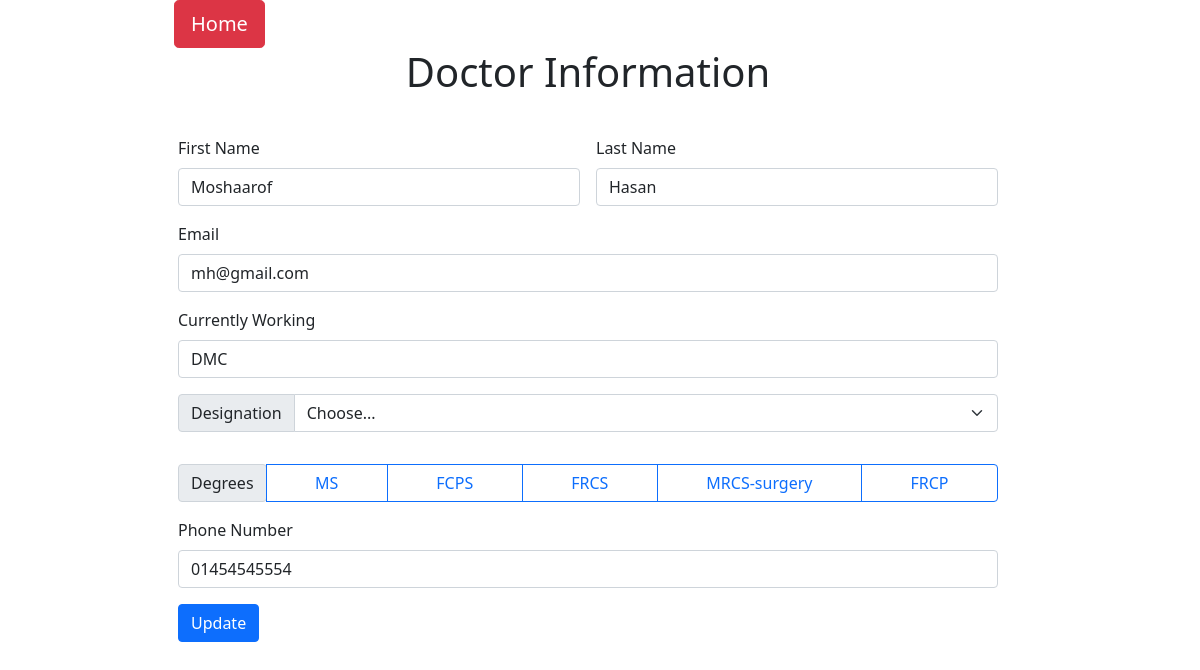
/common/update_doc_info.php?role=update&email=mh@gmail.com&id=2 (signed in), run on the app's committed database.
### tables this page shows
CREATE TABLE `doctor` (
  `id` int(11) NOT NULL,
  `email` varchar(30) NOT NULL,
  `first_name` text NOT NULL,
  `last_name` text NOT NULL,
  `currently_working` text NOT NULL,
  `designation` text NOT NULL,
  `degrees` text NOT NULL,
  `phone_no` text NOT NULL,
  `password` varchar(99) NOT NULL DEFAULT '123456789',
  `creation_date` datetime NOT NULL DEFAULT current_timestamp()
);

### common/update_doc_info.php (the view, shortened to what this page needs)
<!DOCTYPE html>
<html lang="en">
<head>
  <link rel="stylesheet" href="../assets/css/bootstrap.css">
  <link rel="stylesheet" href="../assets/css/style.css">
</head>
<body>
  <?php
  include "../require/dbconnect.php";
  if ($_SERVER["REQUEST_METHOD"] == "GET") {
    $email = $_GET['email'];
  }
  $sql = "SELECT * FROM `doctor` WHERE `email`='$email'";
  $result = mysqli_query($conn, $sql);
  if (strlen($_SESSION['email']) > 0) {
    if ($result->num_rows > 0) {
      while ($row = $result->fetch_assoc()) {
        echo '<div class="container-fluid w-75 ms-auto me-auto">
    <div class="container">
    <div class="row">
    <div class="col-lg-1 text-center">
    <a href="javascript:history.go(-1)" class="btn btn-lg btn-danger">Home</a>
    </div>
      <div class="row justify-content-center">
        <center>
          <h1>
            Doctor Information
          </h1>
        </center>
        <form class="row g-3" method="POST" action="">
          <div class="col-md-6">
            <label for="inputEmail4" class="form-label">First Name</label>
            <input type="text" name="f_name" class="form-control" id="inputEmail4" required value="' . $row['first_name'] . '"' . '>
          </div>
          <div class="col-md-6">
            <label for="inputPassword4" class="form-label">Last Name</label>
            <input type="text" name="l_name" class="form-control" id="inputPassword4" required value="' . $row['last_name'] . '"' . '>
          </div>
          <div class="col-12">
            <label for="inputAddress" class="form-label">Email</label>
            <input type="email" name="email" class="form-control" id="inputAddress" required value="' . $email . '"' . '>
          </div>
          <div class="col-12">
            <label for="inputAddress2" class="form-label">Currently Working</label>
            <input type="text" name="working" class="form-control" id="inputAddress2" required value="' . $row['currently_working'] . '"' . '>
          </div>
          <div class="input-group mb-3">
            <label class="input-group-text" for="inputGroupSelect01">Designation</label>
            <select class="form-select" name="designation" id="inputGroupSelect01" required>
              <option value="" selected>Choose...</option>
            </select>
          </div>
          <div class="btn-group" role="group" aria-label="Basic checkbox toggle button group">
            <label class="input-group-text" for="inputGroupSelect01" required>Degrees</label>
            <label class="btn btn-outline-primary" for="btnradio1">MS</label>
            <label class="btn btn-outline-primary" for="btnradio2">FCPS</label>
            <label class="btn btn-outline-primary" for="btnradio3">FRCS</label>
            <label class="btn btn-outline-primary" for="btnradio4">MRCS-surgery</label>
            <label class="btn btn-outline-primary" for="btnradio5">FRCP</label>
          </div>
          <div class="col-md-12">
            <label for="inputCity" class="form-label">Phone Number</label>
            <input type="tel" name="phone" class="form-control" id="phn" placeholder="01234567890" pattern="[0-9]{11}" required value="' . $row['phone_no'] . '"' . '>
          </div>
          <div class="col-12">
            <button type="submit" name="submit" class="btn btn-primary">Update</button>
          </div>
        </form>
      </div>
    </div>
  </div>';
      }
    }
  } else {
    header("Location: ../index.html");
  }
  ?>
</body>
</html>

### data on the page
doctor: f_name "Moshaarof", l_name "Hasan", working "DMC", phone "01454545554"
